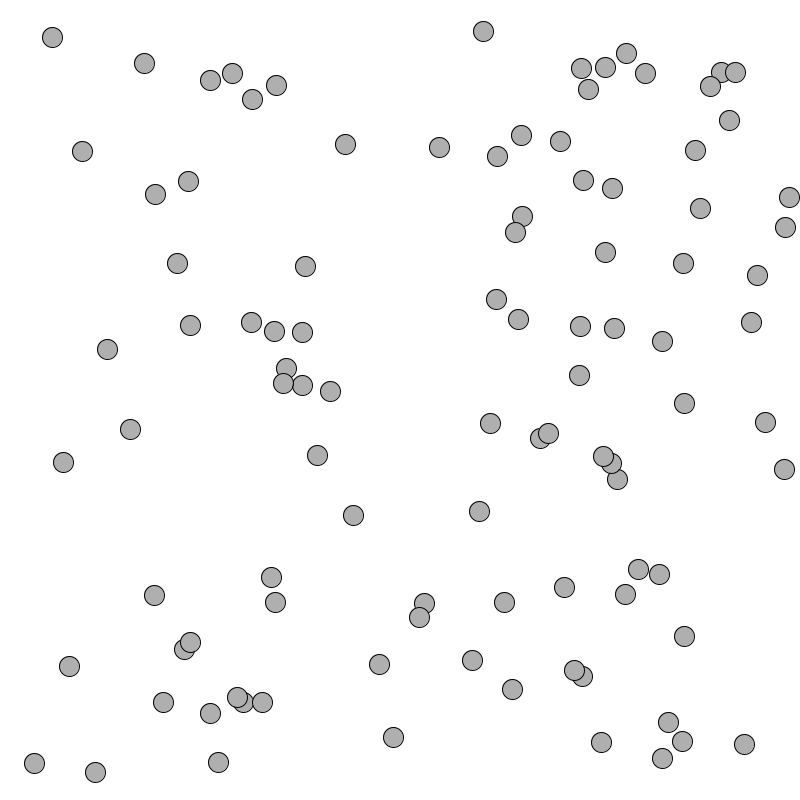
Frame 1 (no input)
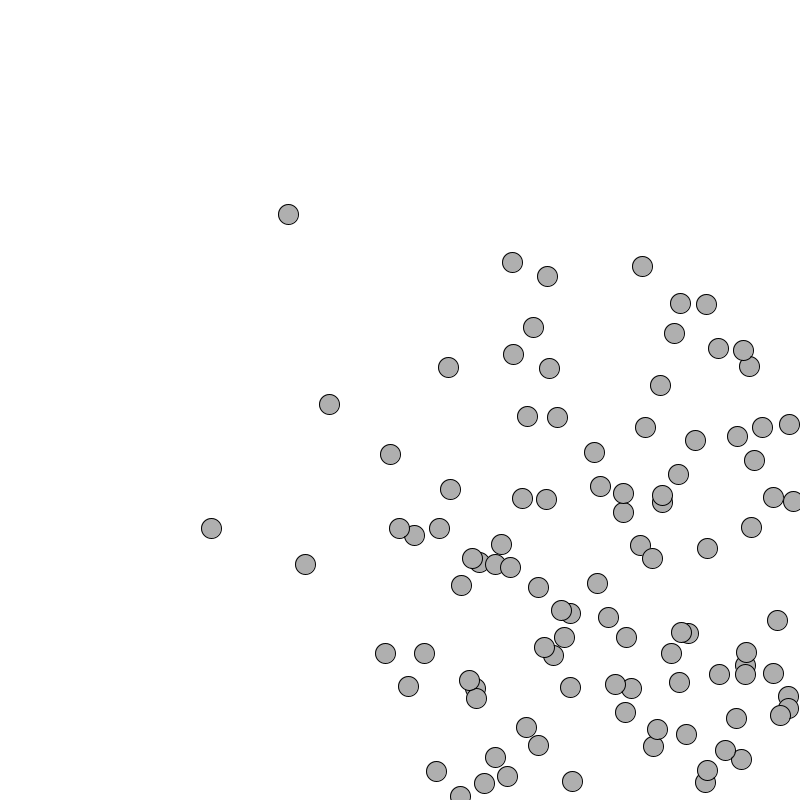
Frame 60 (the mouse pressed at the canvas centre just before this capture)
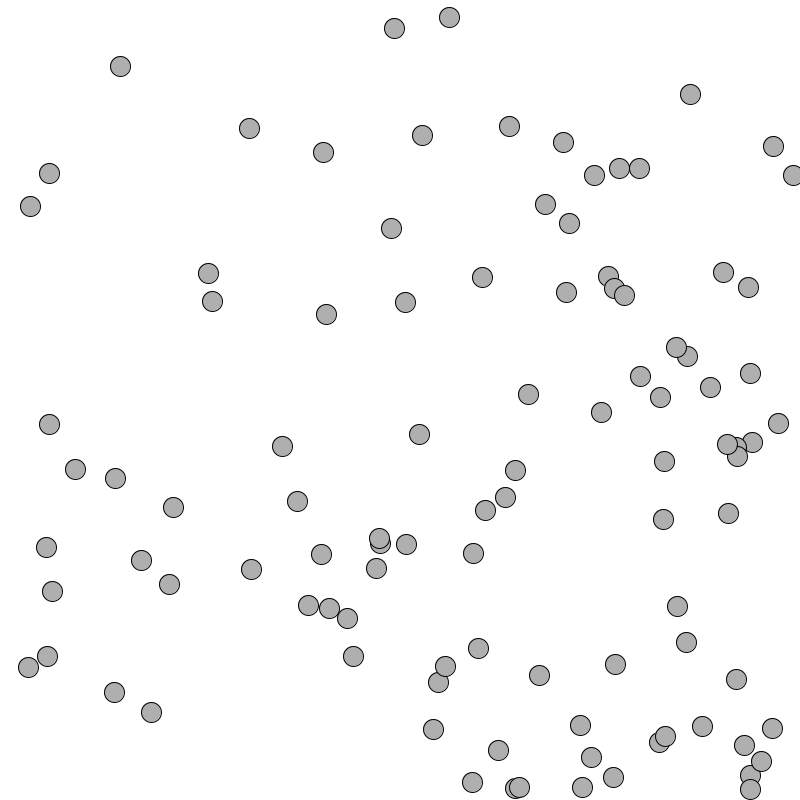
Frame 120 (the mouse held since frame 60 and released just before this capture)

The Processing sketch that drew these frames (run headless with seeded random() and noise(); from frame 60 on, the mouse is pressed at the canvas centre):

// Processing sketch: ballOOPArray
// ── ballOOPArray.pde
//Ball theBall, otherBall;
Ball[] theBalls;

void setup() {
  size(800, 800);
  
  theBalls = new Ball[100];
  for (int i=0; i<theBalls.length; i++) {
    theBalls[i] = new Ball();  
  }
  
  //calling the constructor
  //theBall = new Ball();  
  //otherBall = new Ball();
}

void draw() {
  background(255);
  
  //move things first, then display them...
  //theBall.move();
  //otherBall.move();
  for (int i=0; i<theBalls.length; i++) {
    theBalls[i].move();
    theBalls[i].display();
  }
  
  
  //theBall.checkForCollision(otherBall);
  
  //theBall.display();
  //otherBall.display();
}
// ── Ball.pde
class Ball {
  //data
  int x, y;
  int xSpeed, ySpeed;
  int radius;
  color fillColor;

  //constructor(s)
  Ball() {
    radius = 10;
    x = int( random( 0+radius, width-radius) );
    y = int( random( 0+radius, height-radius) );
    xSpeed = int(random(3, 9));
    ySpeed = int(random(3, 9));
    fillColor = color(175);
  }

  //behaviour
  void display() {
    // Display circle at x location
    stroke(0);
    fill(fillColor);
    ellipse(x, y, radius*2, radius*2);
  }

  void move() {
    // Add the current speed to the location.
    x += xSpeed;
    y += ySpeed;

    bounceOnEdge();
  }

  void bounceOnEdge() {
    // Remember, || means "or."
    if ((x >= width-radius) || (x <= 0+radius)) {
      // If the object reaches either edge, multiply speed by -1 to turn it around.
      xSpeed = xSpeed * -1;
    }
    if ((y >= height-radius) || (y <= 0+radius)) {
      // If the object reaches either edge, multiply speed by -1 to turn it around.
      ySpeed = ySpeed * -1;
    }
  }
  
  void constrainToScreen() {
    x = constrain(x, 0+radius, width-radius);
    y = constrain(y, 0+radius, height-radius);
  }
  
  void checkForCollision(Ball someOtherBall) {
    float distanceBetweenBalls = dist(x, y, someOtherBall.x, someOtherBall.y);
    float sumOfRadii = radius + someOtherBall.radius;
    
    if (distanceBetweenBalls <= sumOfRadii) {
      //they have collided!!
      fillColor = color(255, 0, 0);
      someOtherBall.fillColor = color(255, 0, 0);
      
      //react to the collision!
      int tempX = xSpeed;
      xSpeed = someOtherBall.xSpeed;
      someOtherBall.xSpeed = tempX;
      
      int tempY = ySpeed;
      ySpeed = someOtherBall.ySpeed;
      someOtherBall.ySpeed = tempY;
      
    }
    else {
      //no collision!
      fillColor = color(175);
      someOtherBall.fillColor = color(175);
    }
    
    constrainToScreen();
  }
}
